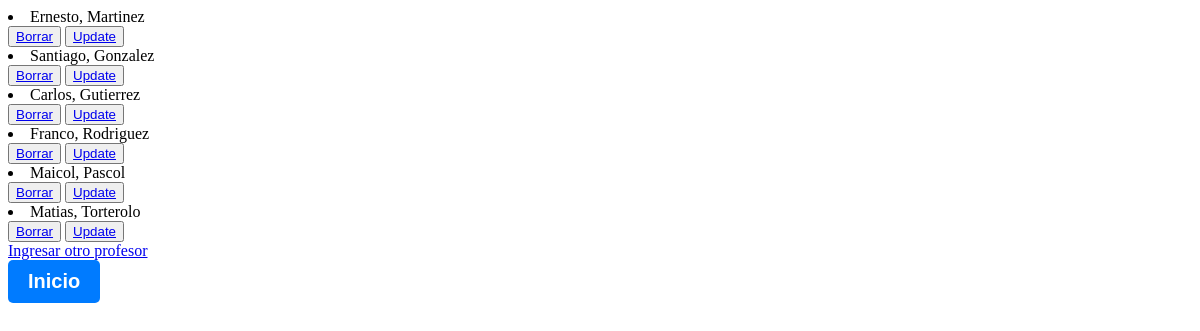
/PrimerApp/LecturaProf/, run on an earlier commit of the app's database.
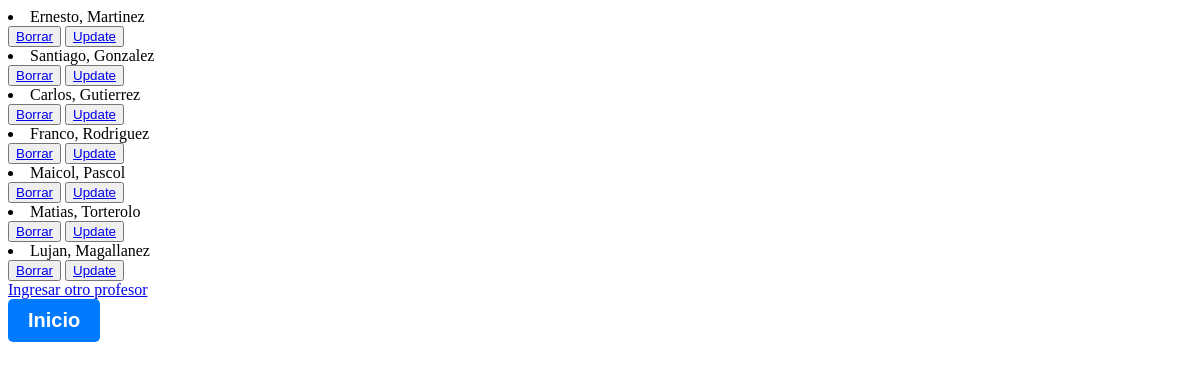
And on a later commit of the database.
### PrimerApp/models.py (models this page shows)
class Profesor(models.Model):
    nombre = models.CharField(max_length=100)
    apellido = models.CharField(max_length=100)
    email = models.EmailField(max_length=100)
    profesion = models.CharField(max_length=100)
    def __str__(self):
        return f"{self.nombre}, {self.apellido}"

### PrimerApp/views.py (the view)
# urls.py: path('LecturaProf/', views.leerProf, name="Profesores"),
def leerProf(request):
    profesores = Profesor.objects.all()
    contexto = {"profesores": profesores}
    return render(request, "PrimerApp/leerProf.html", contexto)

### PrimerApp/templates/PrimerApp/leerProf.html (shortened to what this page needs)
<!DOCTYPE html>
<html lang="es">
<head>
</head>
<body>
    {% for profesor in profesores %}
        <li>{{profesor}}</li>
        <button class="btn btn-danger"><a class="text-bg-dark" href="{% url 'Borrar Profesor' profesor.nombre %}">Borrar</a></button>
        <button class="btn btn-danger"><a class="text-bg-dark" href="{% url 'Update Profe' profesor.nombre %}">Update</a></button>
    {% endfor %}
    <br>
    <a class="btn-outline-dark" href="{% url 'Formulario de profesores' %}">Ingresar otro profesor</a>
    <br>
    <button class="btn-custom" onclick="window.location.href='{% url 'Principal' %}'">Inicio</button>
</body>
</html>

What changed in the data, as far as the page shows it:
added Profesor: nombre+apellido "Lujan, Magallanez"
